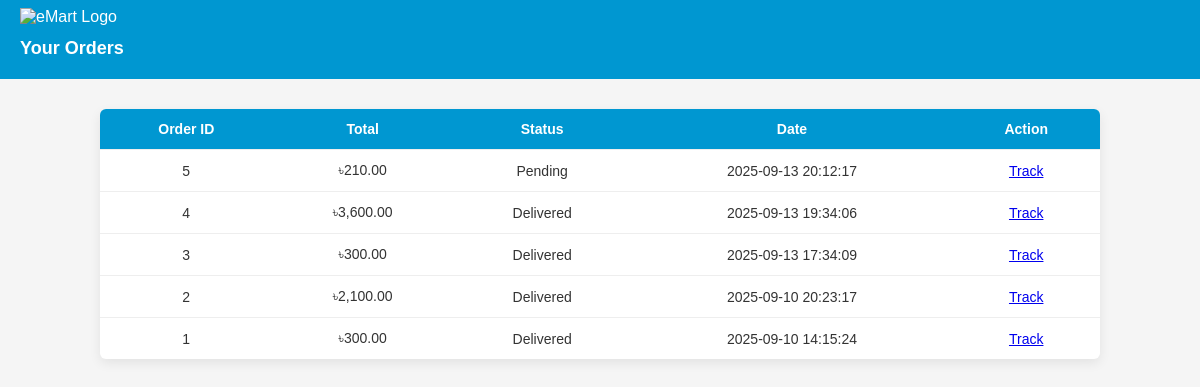
Screenshot of /eMart_Code/controllers/orderController.php?view=orders (signed in) with the database file from the repository.
### tables this page shows
CREATE TABLE `orders` (
  `id` int(11) NOT NULL,
  `user_id` int(11) NOT NULL,
  `total` decimal(10,2) NOT NULL,
  `status` enum('Pending','Processing','Shipped','Delivered') DEFAULT 'Pending',
  `created_at` timestamp NOT NULL DEFAULT current_timestamp()
);

### eMart_Code/models/OrderModel.php (called while the page is built, shortened)
<?php
function getOrdersByUser($conn, $user_id)
{
    $stmt = $conn->prepare("SELECT * FROM orders WHERE user_id=? ORDER BY id DESC");
    $stmt->bind_param("i", $user_id);
    $stmt->execute();
    return $stmt->get_result();
}

### eMart_Code/views/order_history.php (the view, shortened to what this page needs)
<!DOCTYPE html>
<html>
<head>
    <link rel="stylesheet" href="../assets/css/style.css">
</head>
<body class="client">
    <header>
        <div><img src="../assets/images/emart-logo.png" alt="eMart Logo">
            <h1>Your Orders</h1>
        </div>
    </header>
    <div class="container-lg">
        <?php if ($orders && $orders->num_rows > 0): ?>
            <table>
                <tr>
                    <th>Order ID</th>
                    <th>Total</th>
                    <th>Status</th>
                    <th>Date</th>
                    <th>Action</th>
                </tr>
                <?php while ($o = $orders->fetch_assoc()): ?>
                    <tr>
                        <td><?php echo $o['id']; ?></td>
                        <td>৳<?php echo number_format($o['total'], 2); ?></td>
                        <td><?php echo $o['status']; ?></td>
                        <td><?php echo $o['created_at']; ?></td>
                        <td><a href="../controllers/orderController.php?order_id=<?php echo $o['id']; ?>">Track</a></td>
                    </tr>
                <?php endwhile; ?>
            </table>
        <?php else: ?>
            <p class="empty-message">You have no orders.</p>
        <?php endif; ?>
    </div>
</body>
</html>

### eMart_Code/assets/css/style.css (style rules this page uses)
body { margin: 0; font-family: Arial, sans-serif; background: #f5f7fa; color: #333; }
header { background: #0097d1; color: #fff; display: flex; align-items: center; justify-content: space-between; padding: 8px 20px; }
header img { height: 36px; }
header h1 { font-size: 18px; }
table { width: 100%; border-collapse: collapse; margin: 30px auto; max-width: 1000px; background: #fff; border-radius: 6px; overflow: hidden; box-shadow: 0 4px 12px rgba(0, 0, 0, 0.08); }
table th, table td { padding: 12px 15px; border-bottom: 1px solid #eee; text-align: center; font-size: 14px; }
table th { background: #0097d1; color: #fff; font-weight: 600; }
table tr:last-child td { border-bottom: none; }
body.client { background: linear-gradient(135deg, #e3f2fd, #bbdefb); transition: background 0.4s ease-in-out; }
body.client { background: whitesmoke; }

### rows the page displays
orders: id "5", total "210.00", status "Pending", created_at "2025-09-13 20:12:17"
orders: id "4", total "3,600.00", status "Delivered", created_at "2025-09-13 19:34:06"
orders: id "3", total "300.00", status "Delivered", created_at "2025-09-13 17:34:09"
orders: id "2", total "2,100.00", status "Delivered", created_at "2025-09-10 20:23:17"
orders: id "1", total "300.00", status "Delivered", created_at "2025-09-10 14:15:24"
